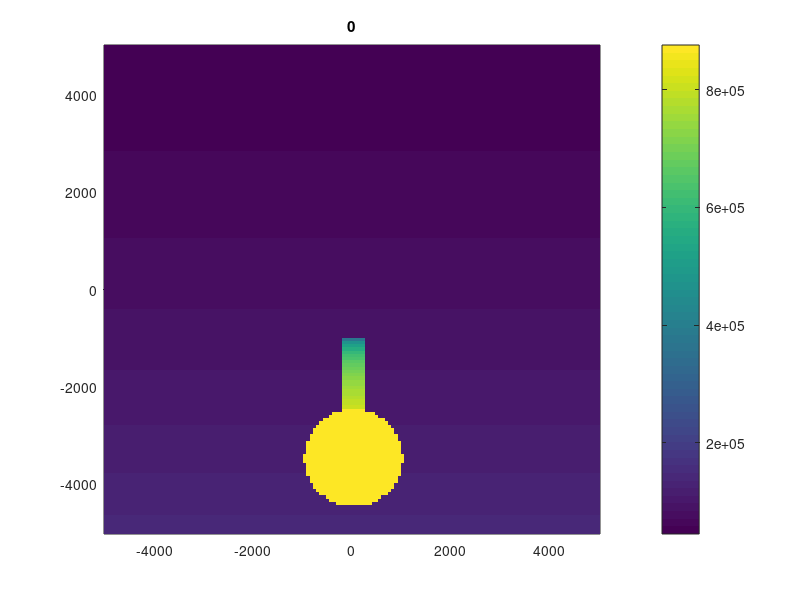

This figure's MATLAB source: (Note: this script raises an error after producing the figure.)
clear, figure(1), %clf, colormap(parula(256))
% Physics
Lx      = 1e4;
Ly      = Lx;
rho0    = 1.225;
drho    = 3e2;
Vx0     = 0;
P0      = 1e5;
beta    = 1/141e3;
mu      = 1.81e-5;
g       = 9.81;
% % characteristic values
% % tc      = beta*mu*1e3;
% % rhoc    = rho0;
% % Vc      = Vx0;
% % Lc      = Vc*tc;
% % muc     = rhoc*Lc*Vc;
% % betac   = 1/(muc/tc);
% 
% % muc     = mu;
% % rhoc    = rho0;
% % betac   = beta;
% % Pc      = 1/betac; 
% % tc      = muc*betac;
% % Lc      = sqrt(muc/rhoc*tc);
% % Vc      = Lc/tc;
% 
% Lc      = Lx;
% Pc      = P0;
% rhoc    = rho0+drho;
% betac   = 1/Pc;
% tc      = sqrt(rhoc*Lc^2/Pc);
% Vc      = Lc/tc;
% muc     = Pc*tc;
% 
% % Vc      = 1/sqrt(beta*rho0);
% % Lc      = Lx;
% % Pc      = P0;
% % tc      = Lc/Vc;
% % betac   = 1/Pc;
% % rhoc    = Pc/Vc^2;
% % 
% % muc     = Pc*tc;
% 
% % nondimensional values
% Lx      = Lx/Lc;
% Ly      = Ly/Lc;
% P0      = P0/Pc;
% rho0    = rho0/rhoc;
% drho    = drho/rhoc; 
% Vx0     = Vx0/Vc;
% beta    = beta/betac;
% mu      = mu/muc;
% numerics
nx      = 151;
ny      = 151;
dx      = Lx/(nx);
dy      = Ly/(ny);
nout    = 1;
dt      = 6e-2;
CFL_P   = 1/4;
CFL_V   = 1/16;
ksi     = 0*0.95;
% Initialization
Xv      = -Lx/2:dx:Lx/2;
Xc      = -(Lx+dx)/2:dx:(Lx+dx)/2;
Yv      = -Ly/2:dy:Ly/2;
Yc      = -(Ly+dy)/2:dy:(Ly+dy)/2;
[x2dc  y2dc ] = ndgrid(Xc,Yc);
[x2dVx y2dVx] = ndgrid(Xv,Yc);
[x2dVy y2dVy] = ndgrid(Xc,Yv);

Vx        = Vx0*ones(nx+1,ny+2);
Vx(1,:)   = Vx0;
Vx(end,:) = Vx0;
locX      = 0;
locY      = -0.35*Ly;
diam      = 0.2*Lx;
radrho    = sqrt((x2dc -locX).^2 + (y2dc -locY).^2);
radVx     = sqrt((x2dVx-locX).^2 + (y2dVx-locY).^2);
radVy     = sqrt((x2dVy-locX).^2 + (y2dVy-locY).^2);
Xp        = [-1/2 -1/2 -0.3 -1/8 -0.02 -0.02  0.02  0.02  1/8  0.3  1/2  1/2]*Lx;
Yp        = [-1/2 -1/5 -1/5 -0.1 -0.15  -0.35 -0.35 -0.15  -0.1 -1/5 -1/5 -1/2]*Ly;
Xp2       = [-0.02 -0.02  0.02  0.02]*Lx;
Yp2       = [-0.1  -0.35 -0.35 -0.1]*Ly;
% plot(Xp,Yp)
maskrho  = 1-inpolygon(x2dc,y2dc,Xp,Yp);
maskrho(radrho<diam/2) = 1;
maskVx  = 1-inpolygon(x2dVx,y2dVx,Xp,Yp);
maskVx(radVx<diam/2) = 1;
maskVy  = 1-inpolygon(x2dVy,y2dVy,Xp,Yp);
maskVy(radVy<diam/2) = 1;

P         = P0*exp(-g*(y2dc+1/5*Ly)*0.028/288/8.314);
rho       = rho0.*exp(beta*(P-P0));
rho(radrho<diam/2) = rho0+drho;

rho(inpolygon(x2dc,y2dc,Xp2,Yp2)==1 & y2dc<locY+diam/2) = rho0+drho;
rho(inpolygon(x2dc,y2dc,Xp2,Yp2)==1 & y2dc>=locY+diam/2) = -(y2dc(inpolygon(x2dc,y2dc,Xp2,Yp2)==1 & y2dc>=locY+diam/2)+0.1*Ly)*drho/(-0.1-(locY+diam/2))+rho0; 
P         = 1/beta*log(rho/rho0)+P0; 
pcolor(x2dc,y2dc,P), shading flat,title('0'), colorbar, hold on
plot(polyshape(Xp,Yp))
Vy        = 0*Vx0/1*exp(-1e3*((x2dVy-(locX+1.5*diam)   ).^2 + y2dVy.^2));
Mx        = av_x(rho).*Vx;
My        = av_y(rho).*Vy;
rho_ini   = sum(rho(2:end-1));
Mx_ini    = sum(Mx);

rhoRes    = 0*rho(2:end-1,2:end-1);
%Vx      = linspace(Vx0/2,Vx0,length(Xc));
% pcolor(x2dVx,y2dVx,Vx), shading flat,title('0'), hold on
% plot(circ_X,circ_Y,'k',circ_X,-circ_Y,'k')
% X = av_xy(x2dc); Y = av_xy(y2dc); U= av_y(Vx); V=av_x(Vy);
% step = 3;
% quiver(X(1:step:end,1:step:end),Y(1:step:end,1:step:end),U(1:step:end,1:step:end),V(1:step:end,1:step:end),'w'), hold off, axis equal, drawnow

hold off
% Action
time = 0;


rho_old = rho;
Mx_old = Mx;
My_old = My;
err = 1;
iter = 0;
dMxdtau   = 0*Mx(2:end-1,2:end-1);
dMydtau   = 0*My(2:end-1,2:end-1);
while err > 1e-3
    disp(['err = ', num2str(err)])
    iter = iter+1;
    dt           = min([dx/max(abs(Vx(:))),dy/max(abs(Vy(:))),min(dx,dy)*sqrt(max(rho(:))*beta),min(dx,dy).^2/mu])*8;
%         dt           = min([min(dx,dy)*sqrt(max(rho(:))*beta),min(dx,dy).^2/mu]);
    c_loc        = 1./sqrt(rho(2:end-1,2:end-1)*beta);
    dtPT         = min(min(min(dx./abs(av_x(Vx(:,2:end-1))),dx./abs(av_y(Vy(2:end-1,:)))),min(dx,dy).^2/mu*ones(nx,ny)),dx./c_loc);
    dtrho        = 1./(1/dt + 1./(min(dx,dy)./c_loc/4.1));
    % Conservation of mass
    Frhox        = (Vx>0).*Vx.*rho(1:end-1, :     ) + (Vx<0).*Vx.*rho(2:end, :   );
    Frhoy        = (Vy>0).*Vy.*rho( :     ,1:end-1) + (Vy<0).*Vy.*rho( :   ,2:end);
%         Frhox        = Vx.*av_x(rho);
%         Frhoy        = Vy.*av_y(rho);
    drhodt       = (rho-rho_old)/dt;
    rhoRes       = - drhodt(2:end-1,2:end-1) - diff(Frhox(:,2:end-1),1,1)/dx - diff(Frhoy(2:end-1,:),1,2)/dy; 
    rhoRes       = rhoRes.*maskrho(2:end-1,2:end-1);
    rho(2:end-1,2:end-1) = rho(2:end-1,2:end-1) + rhoRes.*dtrho.*CFL_P;
    % BC Inflow and outflow densities
    rho(1,:)       = rho(2,:);
    rho(end,:)     = rho(end-1,:);
    % BC impermeable walls
    rho(:,1)       = rho(:,2);
    rho(:,end)     = rho(:,end-1);
    
    % Strain-rates and stresses
    P            = 1/beta*log(rho/rho0)+P0;
    divV         = diff(Vx(:,2:end-1),1,1)/dx + diff(Vy(2:end-1,:),1,2)/dy;
    Exx          = diff(Vx(:,2:end-1),1,1)/dx - 1/3*divV;
    Eyy          = diff(Vy(2:end-1,:),1,2)/dx - 1/3*divV;
    Ezz          =                            - 1/3*divV;  
    Exy          = 0.5*(diff(Vy,1,1)/dx + diff(Vx,1,2)/dx);
    Sxx          = -P(2:end-1,2:end-1) + 2*mu.*Exx;
    Syy          = -P(2:end-1,2:end-1) + 2*mu.*Eyy;       
    Sxy          =                       2*mu.*Exy;
    Szz          = -P(2:end-1,2:end-1) + 2*mu.*Ezz; 
    dtV          = 1./(1/dt + 1./(min(dx,dy).^2./mu/4))*CFL_V;
    
    % Conservation of the x-component of momentum
    Mx           = av_x(rho).*Vx;
    FMxx         = (av_x(Vx( :     ,2:end-1))>0).*av_x(Vx( :     ,2:end-1)).*Mx(1:end-1,2:end-1) + (av_x(Vx( :     ,2:end-1))<0).*av_x(Vx( :     ,2:end-1)).*Mx(2:end  ,2:end-1);
%         FMxx         = av_x(Vx(:,2:end-1).*Mx(:,2:end-1));
    FMxy         = (av_x(Vy(2:end-1, :     ))>0).*av_x(Vy(2:end-1, :     )).*Mx(2:end-1,1:end-1) + (av_x(Vy(2:end-1, :     ))<0).*av_x(Vy(2:end-1, :     )).*Mx(2:end-1,2:end  );

    dMxdt       = (Mx-Mx_old)/dt;
    MxRes       = - dMxdt(2:end-1,2:end-1) - diff((FMxx - Sxx),1,1)/dx - diff(FMxy - Sxy(2:end-1,:),1,2)/dy;
    MxRes       = MxRes.*maskVx(2:end-1,2:end-1);
    dMxdtau     = MxRes + dMxdtau*ksi;
    Mx(2:end-1,2:end-1)  = Mx(2:end-1,2:end-1) + dMxdtau.*av_x(dtPT)*CFL_V;
    % BC fixed walls (normal velocity = 0)
    Mx(:,1)      = Mx(:,2);
    Mx(:,end)    = Mx(:,end-1);
    % BC no slip on vertical walls
%         Mx(1,:)      = Mx(2,:);
%         Mx(end,:)    = Mx(end-1,:);
    
    Vx           = Mx./av_x(rho);
    Vx(1,:)      = Vx0;
    Vx(end,:)    = Vx0;
    
    % Conservation of the y component of momentum
    My           = av_y(rho).*Vy;
    FMyy         = (av_y(Vy(2:end-1, :     ))>0).*av_y(Vy(2:end-1, :     )).*My(2:end-1,1:end-1) + (av_y(Vy(2:end-1, :     ))<0).*av_y(Vy(2:end-1, :     )).*My(2:end-1,2:end  );
    FMyx         = (av_y(Vx( :     ,2:end-1))>0).*av_y(Vx( :     ,2:end-1)).*My(1:end-1,2:end-1) + (av_y(Vx( :     ,2:end-1))<0).*av_y(Vx( :     ,2:end-1)).*My(2:end  ,2:end-1);

    dMydt       = (My-My_old)/dt;
    MyRes       = - dMydt(2:end-1,2:end-1) - diff(FMyy - Syy,1,2)/dy - diff(FMyx - Sxy(:,2:end-1),1,1)/dx - g*av_y(rho(2:end-1,2:end-1));
    MyRes       = MyRes.*maskVy(2:end-1,2:end-1);
    dMydtau     = MyRes + dMydtau*ksi;
    My(2:end-1,2:end-1)  = My(2:end-1,2:end-1) + dMydtau.*av_y(dtPT)*CFL_V;
    Vy           = My./av_y(rho);
    % BC fixed walls (normal velocity = 0)
    My(1,:)      = -My(2,:);
    My(end,:)    = -My(end-1,:);
    % BC no slip on horizontal walls
    My(:,1)      = My(:,2);
    My(:,end)    = My(:,end-1);

    if mod(iter, 25) == 0
        err = max(abs([rhoRes(:); MxRes(:); MyRes(:)]));
        if isnan(err) == 1 
            break
        end

%                 surf(x2dc,y2dc,rho), shading interp, drawnow
%                 imagesc(MxRes), colorbar, drawnow
%             semilogy(iter,err,'o'), hold on, drawnow
    end
end
time = time +dt;
if mod(it-1, 1) == 0
%         plot(Xc, rho,'-',Xv, Vx,'-',Xc, rho2,'--',Xv, Vx2,'--'), axis([-Lx/2 Lx/2 -4*rho0 4*rho0]), drawnow
%         plot(Xc, rho,'-',Xv, Vx,'-'), axis([-Lx/2 Lx/2 -4*rho0 4*rho0]), drawnow
%         plot(it,sum(rho(2:end-1))-rho_ini,'ob',it,sum(Mx)-Mx_ini,'or',it,sum(rho2(2:end-1))-rho_ini,'xb',it,sum(Mx2)-Mx_ini,'xr'),  drawnow, hold on
%         plot(it,iter,'o'), hold on, drawnow
pcolor(x2dc,y2dc,P), shading flat,title(time), caxis([P0 P0*2]), colorbar, hold on 
plot(Xp,Yp,'w')
%     pcolor(x2dVy,y2dVy,Vy), shading flat,title(it), hold on
%     plot(circ_X,circ_Y,'k',circ_X,-circ_Y,'k')
X = av_xy(x2dc); Y = av_xy(y2dc); U= av_y(Vx); V=av_x(Vy);
step = 5;
quiver(X(1:step:end,1:step:end),Y(1:step:end,1:step:end),U(1:step:end,1:step:end),V(1:step:end,1:step:end),'w'), hold off, axis equal, drawnow

end



function A = av_x(B)
    A = 0.5*(B(2:end,:)+B(1:end-1,:));
end
function A = av_y(B)
    A = 0.5*(B(:,2:end)+B(:,1:end-1));
end
function A = av_xy(B)
    A = 0.25*(B(2:end,2:end)+B(1:end-1,2:end)+B(2:end,1:end-1)+B(1:end-1,1:end-1));
end
function [A] = advection2d(A,Vx,Vy,dx,dy,dt)
%Function advection 2d is a function that is used for upwind
%advection in 2d problems
dtadv = dt;
A(1:end-1,:) = A(1:end-1,:) - (Vx(2:end-1,:)<0).*Vx(2:end-1,:).*diff(A,1,1)/dx*dtadv;
A(2:end  ,:) = A(2:end  ,:) - (Vx(2:end-1,:)>0).*Vx(2:end-1,:).*diff(A,1,1)/dx*dtadv;        
A(:,1:end-1) = A(:,1:end-1) - (Vy(:,2:end-1)<0).*Vy(:,2:end-1).*diff(A,1,2)/dy*dtadv;
A(:,2:end  ) = A(:,2:end  ) - (Vy(:,2:end-1)>0).*Vy(:,2:end-1).*diff(A,1,2)/dy*dtadv;
return
end


